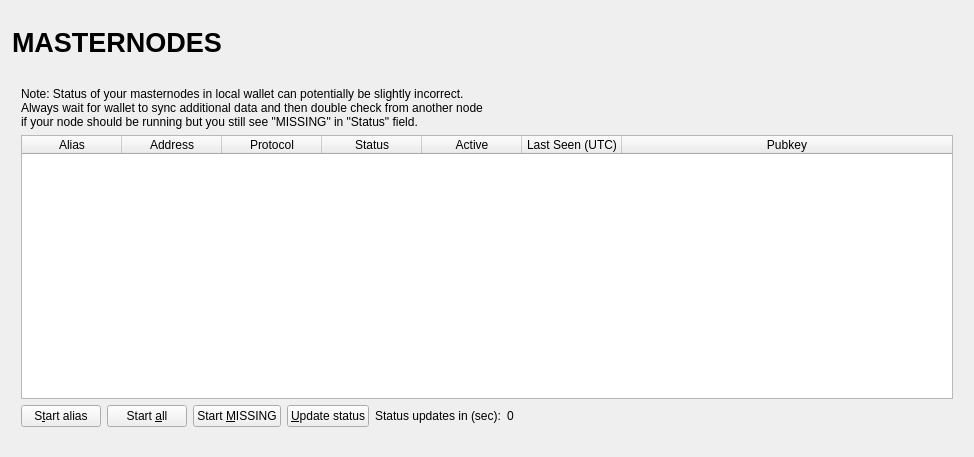
<?xml version="1.0" encoding="UTF-8"?>
<ui version="4.0">
 <class>MasternodeList</class>
 <widget class="QWidget" name="MasternodeList">
  <property name="geometry">
   <rect>
    <x>0</x>
    <y>0</y>
    <width>974</width>
    <height>457</height>
   </rect>
  </property>
  <property name="windowTitle">
   <string>Form</string>
  </property>
  <layout class="QVBoxLayout" name="topLayout" stretch="0">
   <property name="leftMargin">
    <number>12</number>
   </property>
   <property name="topMargin">
    <number>12</number>
   </property>
   <property name="rightMargin">
    <number>12</number>
   </property>
   <property name="bottomMargin">
    <number>12</number>
   </property>
   <item>
    <layout class="QVBoxLayout" name="verticalLayout_Master" stretch="0,1">
     <property name="spacing">
      <number>0</number>
     </property>
     <item>
      <widget class="QFrame" name="frame_Header">
       <layout class="QVBoxLayout" name="verticalLayout_4">
        <property name="leftMargin">
         <number>0</number>
        </property>
        <property name="topMargin">
         <number>0</number>
        </property>
        <property name="rightMargin">
         <number>0</number>
        </property>
        <property name="bottomMargin">
         <number>0</number>
        </property>
        <item>
         <layout class="QHBoxLayout" name="horizontalLayout_Header" stretch="1,0,1">
          <item>
           <widget class="QLabel" name="labelOverviewHeaderLeft">
            <property name="minimumSize">
             <size>
              <width>464</width>
              <height>60</height>
             </size>
            </property>
            <property name="maximumSize">
             <size>
              <width>16777215</width>
              <height>60</height>
             </size>
            </property>
            <property name="font">
             <font>
              <pointsize>20</pointsize>
              <weight>75</weight>
              <bold>true</bold>
             </font>
            </property>
            <property name="text">
             <string>MASTERNODES</string>
            </property>
           </widget>
          </item>
          <item>
           <spacer name="horizontalSpacer">
            <property name="orientation">
             <enum>Qt::Horizontal</enum>
            </property>
            <property name="sizeHint" stdset="0">
             <size>
              <width>40</width>
              <height>20</height>
             </size>
            </property>
           </spacer>
          </item>
          <item>
           <widget class="QLabel" name="labelOverviewHeaderRight">
            <property name="minimumSize">
             <size>
              <width>464</width>
              <height>60</height>
             </size>
            </property>
            <property name="maximumSize">
             <size>
              <width>16777215</width>
              <height>60</height>
             </size>
            </property>
            <property name="font">
             <font>
              <pointsize>14</pointsize>
             </font>
            </property>
            <property name="text">
             <string/>
            </property>
            <property name="alignment">
             <set>Qt::AlignRight|Qt::AlignTrailing|Qt::AlignVCenter</set>
            </property>
           </widget>
          </item>
         </layout>
        </item>
       </layout>
      </widget>
     </item>
     <item>
      <widget class="QFrame" name="frame_BG">
       <layout class="QVBoxLayout" name="verticalLayout_3">
        <property name="leftMargin">
         <number>0</number>
        </property>
        <property name="topMargin">
         <number>6</number>
        </property>
        <property name="rightMargin">
         <number>0</number>
        </property>
        <property name="bottomMargin">
         <number>6</number>
        </property>
        <item>
         <widget class="QFrame" name="frame_Content">
          <layout class="QVBoxLayout" name="verticalLayout">
           <property name="spacing">
            <number>0</number>
           </property>
           <property name="leftMargin">
            <number>0</number>
           </property>
           <property name="topMargin">
            <number>0</number>
           </property>
           <property name="rightMargin">
            <number>0</number>
           </property>
           <property name="bottomMargin">
            <number>0</number>
           </property>
           <item>
            <layout class="QGridLayout" name="gridLayout_2">
             <property name="spacing">
              <number>2</number>
             </property>
             <item row="0" column="0">
              <widget class="QFrame" name="frameList">
               <layout class="QVBoxLayout" name="verticalLayout_2">
                <property name="bottomMargin">
                 <number>12</number>
                </property>
                <item>
                 <layout class="QHBoxLayout" name="horizontalLayout_note">
                  <property name="bottomMargin">
                   <number>0</number>
                  </property>
                  <item>
                   <widget class="QLabel" name="updateNote">
                    <property name="text">
                     <string>Note: Status of your masternodes in local wallet can potentially be slightly incorrect.&lt;br /&gt;Always wait for wallet to sync additional data and then double check from another node&lt;br /&gt;if your node should be running but you still see &quot;MISSING&quot; in &quot;Status&quot; field.</string>
                    </property>
                   </widget>
                  </item>
                 </layout>
                </item>
                <item>
                 <widget class="QTableWidget" name="tableWidgetMyMasternodes">
                  <property name="minimumSize">
                   <size>
                    <width>700</width>
                    <height>0</height>
                   </size>
                  </property>
                  <property name="palette">
                   <palette>
                    <active>
                     <colorrole role="Text">
                      <brush brushstyle="SolidPattern">
                       <color alpha="255">
                        <red>51</red>
                        <green>51</green>
                        <blue>51</blue>
                       </color>
                      </brush>
                     </colorrole>
                     <colorrole role="PlaceholderText">
                      <brush brushstyle="NoBrush">
                       <color alpha="128">
                        <red>51</red>
                        <green>51</green>
                        <blue>51</blue>
                       </color>
                      </brush>
                     </colorrole>
                    </active>
                    <inactive>
                     <colorrole role="Text">
                      <brush brushstyle="SolidPattern">
                       <color alpha="255">
                        <red>51</red>
                        <green>51</green>
                        <blue>51</blue>
                       </color>
                      </brush>
                     </colorrole>
                     <colorrole role="PlaceholderText">
                      <brush brushstyle="NoBrush">
                       <color alpha="128">
                        <red>51</red>
                        <green>51</green>
                        <blue>51</blue>
                       </color>
                      </brush>
                     </colorrole>
                    </inactive>
                    <disabled>
                     <colorrole role="Text">
                      <brush brushstyle="SolidPattern">
                       <color alpha="255">
                        <red>85</red>
                        <green>85</green>
                        <blue>85</blue>
                       </color>
                      </brush>
                     </colorrole>
                     <colorrole role="PlaceholderText">
                      <brush brushstyle="NoBrush">
                       <color alpha="128">
                        <red>51</red>
                        <green>51</green>
                        <blue>51</blue>
                       </color>
                      </brush>
                     </colorrole>
                    </disabled>
                   </palette>
                  </property>
                  <property name="editTriggers">
                   <set>QAbstractItemView::NoEditTriggers</set>
                  </property>
                  <property name="alternatingRowColors">
                   <bool>true</bool>
                  </property>
                  <property name="selectionMode">
                   <enum>QAbstractItemView::SingleSelection</enum>
                  </property>
                  <property name="selectionBehavior">
                   <enum>QAbstractItemView::SelectRows</enum>
                  </property>
                  <property name="sortingEnabled">
                   <bool>true</bool>
                  </property>
                  <attribute name="horizontalHeaderStretchLastSection">
                   <bool>true</bool>
                  </attribute>
                  <column>
                   <property name="text">
                    <string>Alias</string>
                   </property>
                  </column>
                  <column>
                   <property name="text">
                    <string>Address</string>
                   </property>
                  </column>
                  <column>
                   <property name="text">
                    <string>Protocol</string>
                   </property>
                  </column>
                  <column>
                   <property name="text">
                    <string>Status</string>
                   </property>
                  </column>
                  <column>
                   <property name="text">
                    <string>Active</string>
                   </property>
                  </column>
                  <column>
                   <property name="text">
                    <string>Last Seen (UTC)</string>
                   </property>
                  </column>
                  <column>
                   <property name="text">
                    <string>Pubkey</string>
                   </property>
                  </column>
                 </widget>
                </item>
                <item>
                 <layout class="QHBoxLayout" name="horizontalLayout_5">
                  <property name="bottomMargin">
                   <number>0</number>
                  </property>
                  <item>
                   <widget class="QPushButton" name="startButton">
                    <property name="text">
                     <string>S&amp;tart alias</string>
                    </property>
                   </widget>
                  </item>
                  <item>
                   <widget class="QPushButton" name="startAllButton">
                    <property name="text">
                     <string>Start &amp;all</string>
                    </property>
                   </widget>
                  </item>
                  <item>
                   <widget class="QPushButton" name="startMissingButton">
                    <property name="text">
                     <string>Start &amp;MISSING</string>
                    </property>
                   </widget>
                  </item>
                  <item>
                   <widget class="QPushButton" name="UpdateButton">
                    <property name="text">
                     <string>&amp;Update status</string>
                    </property>
                   </widget>
                  </item>
                  <item>
                   <widget class="QLabel" name="autoupdate_label">
                    <property name="text">
                     <string>Status updates in (sec):</string>
                    </property>
                   </widget>
                  </item>
                  <item>
                   <widget class="QLabel" name="secondsLabel">
                    <property name="text">
                     <string>0</string>
                    </property>
                   </widget>
                  </item>
                  <item>
                   <spacer name="horizontalSpacer_5">
                    <property name="orientation">
                     <enum>Qt::Horizontal</enum>
                    </property>
                    <property name="sizeHint" stdset="0">
                     <size>
                      <width>40</width>
                      <height>20</height>
                     </size>
                    </property>
                   </spacer>
                  </item>
                 </layout>
                </item>
               </layout>
              </widget>
             </item>
            </layout>
           </item>
          </layout>
         </widget>
        </item>
       </layout>
      </widget>
     </item>
    </layout>
   </item>
  </layout>
 </widget>
 <resources/>
 <connections/>
</ui>
